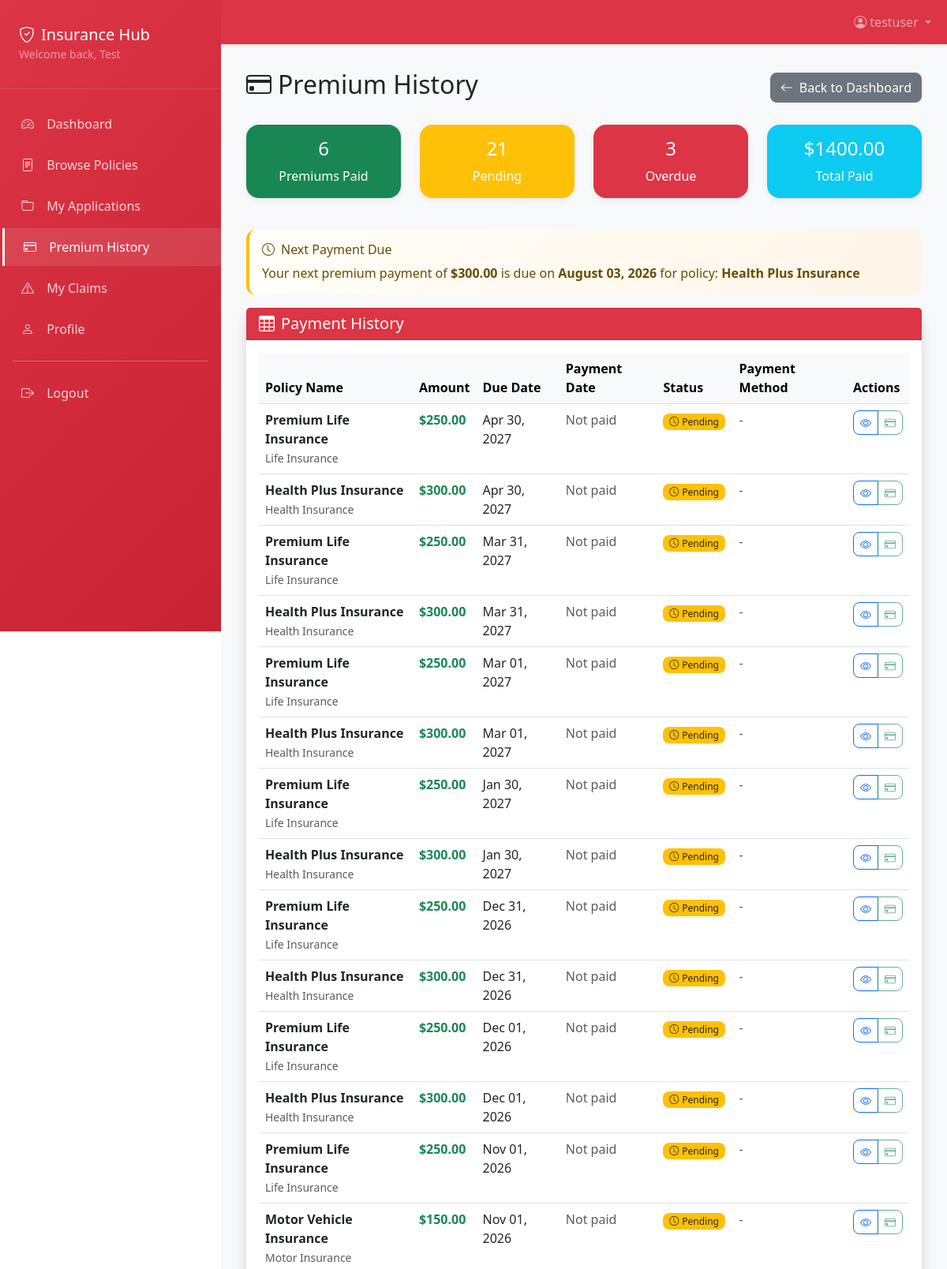
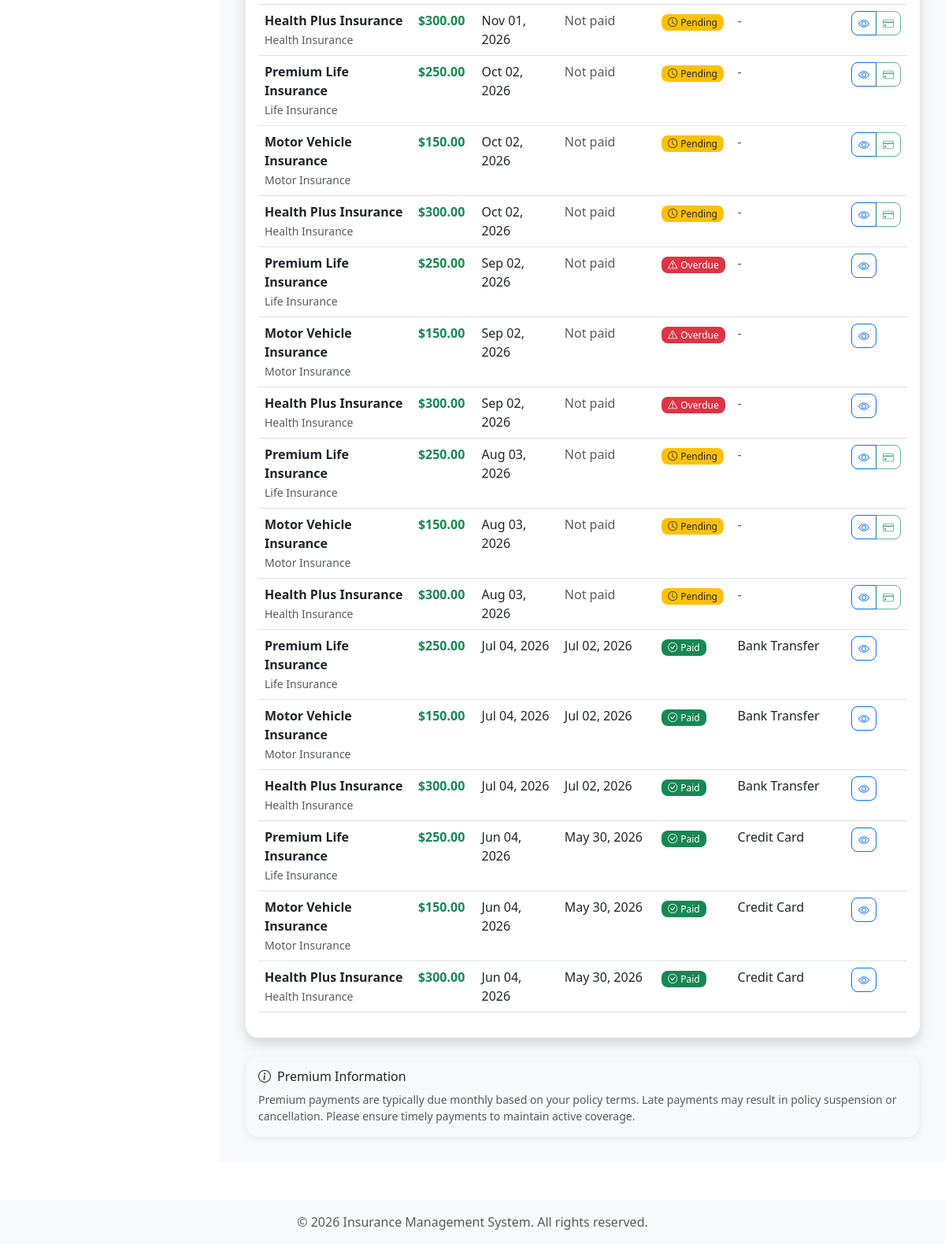
The app's page /premium/history/ (signed in) with its own data (2 pictures, top to bottom).
### premium/models.py (models this page shows, shortened)
class Premium(models.Model):
    STATUS_CHOICES = [
        ('Pending', 'Pending'),
        ('Paid', 'Paid'),
        ('Overdue', 'Overdue'),
        ('Cancelled', 'Cancelled'),
    ]
    application = models.ForeignKey(Application, on_delete=models.CASCADE, related_name='premiums')
    amount_paid = models.DecimalField(max_digits=10, decimal_places=2)
    payment_date = models.DateTimeField(blank=True, null=True)
    due_date = models.DateTimeField()
    status = models.CharField(max_length=10, choices=STATUS_CHOICES, default='Pending')
    created_at = models.DateTimeField(auto_now_add=True)
    updated_at = models.DateTimeField(auto_now=True)
    payment_method = models.CharField(max_length=50, blank=True, null=True)
    transaction_id = models.CharField(max_length=100, blank=True, null=True)
    class Meta:
        verbose_name = "Premium"
        verbose_name_plural = "Premiums"
        ordering = ['-due_date']

### policies/models.py (models this page shows, shortened)
class Application(models.Model):
    STATUS_CHOICES = [
        ('Pending', 'Pending'),
        ('Approved', 'Approved'),
        ('Rejected', 'Rejected'),
    ]
    client = models.ForeignKey(User, on_delete=models.CASCADE, related_name='applications')
    policy = models.ForeignKey(Policy, on_delete=models.CASCADE, related_name='applications')
    status = models.CharField(max_length=10, choices=STATUS_CHOICES, default='Pending')
    applied_date = models.DateTimeField(auto_now_add=True)
    updated_at = models.DateTimeField(auto_now=True)
    approved_date = models.DateTimeField(blank=True, null=True)
    rejected_date = models.DateTimeField(blank=True, null=True)
    notes = models.TextField(blank=True, null=True)
    class Meta:
        verbose_name = "Policy Application"
        verbose_name_plural = "Policy Applications"
        ordering = ['-applied_date']

class Policy(models.Model):
    POLICY_TYPES = [
        ('Life', 'Life Insurance'),
        ('Motor', 'Motor Insurance'),
        ('Health', 'Health Insurance'),
    ]
    name = models.CharField(max_length=100)
    type = models.CharField(max_length=10, choices=POLICY_TYPES)
    premium_amount = models.DecimalField(max_digits=10, decimal_places=2)
    coverage_amount = models.DecimalField(max_digits=10, decimal_places=2)
    duration_months = models.PositiveIntegerField()
    description = models.TextField(blank=True, null=True)
    created_at = models.DateTimeField(auto_now_add=True)
    updated_at = models.DateTimeField(auto_now=True)
    is_active = models.BooleanField(default=True)
    class Meta:
        verbose_name = "Policy"
        verbose_name_plural = "Policies"
        ordering = ['-created_at']

### premium/views.py (the view)
# urls.py: path('history/', views.premium_history_view, name='premium_history'),
@login_required
def premium_history_view(request):
    premiums = Premium.objects.filter(
        application__client=request.user
    ).order_by('-due_date')
    total_paid = premiums.filter(status='Paid').count()
    total_amount_paid = sum(p.amount_paid for p in premiums.filter(status='Paid'))
    pending_count = premiums.filter(status='Pending').count()
    overdue_count = premiums.filter(status='Overdue').count()
    next_due = premiums.filter(status='Pending').order_by('due_date').first()
    context = {
        'premiums': premiums,
        'stats': {
            'total_paid': total_paid,
            'total_amount_paid': total_amount_paid,
            'pending_count': pending_count,
            'overdue_count': overdue_count,
        },
        'next_due': next_due,
    }
    return render(request, 'premium/premium_history.html', context)

### templates/premium/premium_history.html (shortened to what this page needs)
{% extends 'base_auth.html' %}
{% block content %}
<div class="row">
    <div class="col-12">
        <div class="d-flex justify-content-between align-items-center mb-4">
            <h2>
                <i class="bi bi-credit-card me-2"></i>Premium History
            </h2>
            <a href="{% url 'accounts:dashboard' %}" class="btn btn-secondary">
                <i class="bi bi-arrow-left me-2"></i>Back to Dashboard
            </a>
        </div>
    </div>
</div>
<div class="row mb-4">
    <div class="col-md-3 mb-3">
        <div class="card bg-success text-white">
            <div class="card-body text-center">
                <h4>{{ stats.total_paid }}</h4>
                <p class="mb-0">Premiums Paid</p>
            </div>
        </div>
    </div>
    <div class="col-md-3 mb-3">
        <div class="card bg-warning text-white">
            <div class="card-body text-center">
                <h4>{{ stats.pending_count }}</h4>
                <p class="mb-0">Pending</p>
            </div>
        </div>
    </div>
    <div class="col-md-3 mb-3">
        <div class="card bg-danger text-white">
            <div class="card-body text-center">
                <h4>{{ stats.overdue_count }}</h4>
                <p class="mb-0">Overdue</p>
            </div>
        </div>
    </div>
    <div class="col-md-3 mb-3">
        <div class="card bg-info text-white">
            <div class="card-body text-center">
                <h4>${{ stats.total_amount_paid|floatformat:2 }}</h4>
                <p class="mb-0">Total Paid</p>
            </div>
        </div>
    </div>
</div>
{% if next_due %}
<div class="alert alert-warning alert-dismissible fade show" role="alert">
    <h6 class="alert-heading">
        <i class="bi bi-clock me-2"></i>Next Payment Due
    </h6>
    <p class="mb-0">
        Your next premium payment of <strong>${{ next_due.amount_paid|floatformat:2 }}</strong>
        is due on <strong>{{ next_due.due_date|date:"F d, Y" }}</strong>
        for policy: <strong>{{ next_due.application.policy.name }}</strong>
    </p>
</div>
{% endif %}
{% if premiums %}
<div class="row">
    <div class="col-12">
        <div class="card shadow">
            <div class="card-header bg-primary text-white">
                <h5 class="mb-0">
                    <i class="bi bi-table me-2"></i>Payment History
                </h5>
            </div>
            <div class="card-body">
                <div class="table-responsive">
                    <table class="table table-hover">
                        <thead class="table-light">
                            <tr>
                                <th>Policy Name</th>
                                <th>Amount</th>
                                <th>Due Date</th>
                                <th>Payment Date</th>
                                <th>Status</th>
                                <th>Payment Method</th>
                                <th>Actions</th>
                            </tr>
                        </thead>
                        <tbody>
                            {% for premium in premiums %}
                            <tr>
                                <td>
                                    <strong>{{ premium.application.policy.name }}</strong>
                                    <br><small class="text-muted">{{ premium.application.policy.get_type_display }}</small>
                                </td>
                                <td class="text-success fw-bold">${{ premium.amount_paid|floatformat:2 }}</td>
                                <td>{{ premium.due_date|date:"M d, Y" }}</td>
                                <td>
                                    {% if premium.payment_date %}
                                        {{ premium.payment_date|date:"M d, Y" }}
                                    {% else %}
                                        <span class="text-muted">Not paid</span>
                                    {% endif %}
                                </td>
                                <td>
                                    {% if premium.status == 'Paid' %}
                                        <span class="badge bg-success">
                                            <i class="bi bi-check-circle me-1"></i>{{ premium.status }}
                                        </span>
                                    {% elif premium.status == 'Pending' %}
                                        <span class="badge bg-warning text-dark">
                                            <i class="bi bi-clock me-1"></i>{{ premium.status }}
                                        </span>
                                    {% elif premium.status == 'Overdue' %}
                                        <span class="badge bg-danger">
                                            <i class="bi bi-exclamation-triangle me-1"></i>{{ premium.status }}
                                        </span>
                                    {% else %}
                                        <span class="badge bg-secondary">{{ premium.status }}</span>
                                    {% endif %}
                                </td>
                                <td>
                                    {% if premium.payment_method %}
                                        {{ premium.payment_method }}
                                    {% else %}
                                        <span class="text-muted">-</span>
                                    {% endif %}
                                </td>
                                <td>
                                    <div class="btn-group btn-group-sm" role="group">
                                        <a href="{% url 'premium:premium_detail' premium.id %}" class="btn btn-outline-primary" title="View Details">
                                            <i class="bi bi-eye"></i>
                                        </a>
                                        {% if premium.status == 'Pending' %}
                                        <button class="btn btn-outline-success" title="Pay Now" disabled>
                                            <i class="bi bi-credit-card"></i>
                                        </button>
                                        {% endif %}
                                    </div>
                                </td>
                            </tr>
                            {% endfor %}
                        </tbody>
                    </table>
                </div>
            </div>
        </div>
    </div>
</div>
{% endif %}
<div class="row mt-4">
    <div class="col-12">
        <div class="card bg-light">
            <div class="card-body">
                <h6 class="card-title">
                    <i class="bi bi-info-circle me-2"></i>Premium Information
                </h6>
                <p class="card-text small text-muted mb-0">
                    Premium payments are typically due monthly based on your policy terms.
                    Late payments may result in policy suspension or cancellation.
                    Please ensure timely payments to maintain active coverage.
                </p>
            </div>
        </div>
    </div>
</div>
{% endblock %}

### templates/base_auth.html (shortened to what this page needs)
<!DOCTYPE html>
<html lang="en">
<head>
    <link href="https://cdn.jsdelivr.net/npm/bootstrap@5.3.0/dist/css/bootstrap.min.css" rel="stylesheet">
    <link rel="stylesheet" href="https://cdn.jsdelivr.net/npm/bootstrap-icons@1.11.0/font/bootstrap-icons.css">
</head>
<body>
    <nav class="navbar navbar-expand-lg navbar-dark bg-primary">
        <div class="container">
            <div class="collapse navbar-collapse" id="navbarNav">
                {% if not user.is_authenticated %}
                <ul class="navbar-nav me-auto">
                    <li class="nav-item">
                        <a class="nav-link" href="{% url 'home' %}">Home</a>
                    </li>
                    <li class="nav-item">
                        <a class="nav-link" href="#" onclick="alert('About page coming soon!')">About</a>
                    </li>
                </ul>
                <ul class="navbar-nav">
                    <li class="nav-item">
                        <a class="nav-link" href="{% url 'accounts:login' %}">
                            <i class="bi bi-box-arrow-in-right me-1"></i>Login
                        </a>
                    </li>
                    <li class="nav-item">
                        <a class="nav-link" href="{% url 'accounts:register' %}">
                            <i class="bi bi-person-plus me-1"></i>Register
                        </a>
                    </li>
                </ul>
                {% else %}
                <ul class="navbar-nav ms-auto">
                    <li class="nav-item dropdown">
                        <a class="nav-link dropdown-toggle" href="#" role="button" data-bs-toggle="dropdown">
                            <i class="bi bi-person-circle me-1"></i>{{ user.username }}
                        </a>
                    </li>
                </ul>
                {% endif %}
            </div>
        </div>
    </nav>
    {% if user.is_authenticated %}
    <div class="dashboard-container">
        <nav class="sidebar" id="sidebar">
            <div class="sidebar-header">
                <h5 class="mb-0">
                    <i class="bi bi-shield-check me-2"></i><span>Insurance Hub</span>
                </h5>
                <small class="text-white-50">Welcome back, {{ user.first_name|default:user.username }}</small>
            </div>
            <div class="sidebar-nav">
                <a href="{% url 'accounts:dashboard' %}" class="sidebar-nav-item"><i class="bi bi-speedometer2"></i> Dashboard</a>
                <a href="{% url 'policies:browse_plans' %}" class="sidebar-nav-item"><i class="bi bi-file-text"></i> Browse Policies</a>
                <a href="{% url 'policies:my_applications' %}" class="sidebar-nav-item"><i class="bi bi-folder"></i> My Applications</a>
                <a href="{% url 'premium:premium_history' %}" class="sidebar-nav-item"><i class="bi bi-credit-card"></i> Premium History</a>
                <a href="{% url 'claims:claim_list' %}" class="sidebar-nav-item"><i class="bi bi-exclamation-triangle"></i> My Claims</a>
                <a href="{% url 'accounts:profile' %}" class="sidebar-nav-item"><i class="bi bi-person"></i> Profile</a>
                <hr class="border-white-50 mx-3 my-3">
                <a href="{% url 'accounts:logout' %}" class="sidebar-nav-item"><i class="bi bi-box-arrow-right"></i> Logout</a>
            </div>
        </nav>
        {% endif %}
        <main class="{% if user.is_authenticated %}main-content{% else %}container mt-4{% endif %}">
            {% block content %}{% endblock %}
        </main>
        {% if user.is_authenticated %}
    </div>
    {% endif %}
    <footer class="bg-light text-center py-3 mt-5">
        <div class="container">
            <p class="text-muted mb-0">&copy; 2026 Insurance Management System. All rights reserved.</p>
        </div>
    </footer>
</body>
</html>

### templates/base_auth.html (style rules this page uses)
:root { --bs-primary: #dc3545; --bs-primary-rgb: 220, 53, 69; --bs-primary-hover: #c82333; --bs-secondary: #6c757d; --bs-success: #198754; --bs-danger: #dc3545; --bs-warning: #ffc107; --bs-info: #0dcaf0; --bs-light: #f8f9fa; --bs-dark: #212529; }
.navbar { box-shadow: 0 2px 4px rgba(0,0,0,.1); padding-left: 280px; }
.navbar .container { padding-left: 0; }
.nav-link { font-weight: 500; transition: all 0.3s ease; }
.btn { border-radius: 0.5rem; font-weight: 500; transition: all 0.3s ease; }
.card { border: none; border-radius: 1rem; box-shadow: 0 2px 8px rgba(0,0,0,.08); transition: all 0.3s ease; }
.alert { border: none; border-radius: 0.75rem; border-left: 4px solid; }
.alert-warning { border-left-color: #ffc107; background: linear-gradient(135deg, #fffef8 0%, #fff5e8 100%); }
.badge { border-radius: 0.5rem; font-weight: 500; }
body { min-height: 100vh; display: flex; flex-direction: column; }
main { flex: 1; }
.dashboard-container { display: flex; min-height: calc(100vh - 76px); }
.sidebar { width: 280px; background: linear-gradient(135deg, #dc3545 0%, #c82333 100%); color: white; padding: 2rem 0; position: fixed; height: 100vh; overflow-y: auto; z-index: 1000; top: 0; left: 0; }
.sidebar-header { padding: 0 1.5rem 2rem; border-bottom: 1px solid rgba(255,255,255,0.1); }
.sidebar-nav { padding: 1rem 0; }
.sidebar-nav-item { display: block; padding: 0.75rem 1.5rem; color: rgba(255,255,255,0.8); text-decoration: none; transition: all 0.3s ease; border-left: 3px solid transparent; margin: 0.25rem 0; }
.sidebar-nav-item:hover, .sidebar-nav-item.active { background-color: rgba(255,255,255,0.1); color: white; border-left-color: white; transform: translateX(3px); }
.sidebar-nav-item i { width: 20px; margin-right: 0.75rem; }
.main-content { flex: 1; margin-left: 280px; padding: 2rem; background: #f8f9fa; min-height: 100vh; }

### records on screen
Premium: amount_paid "300.00", due_date "August 03, 2026", application.policy.name "Health Plus Insurance", application.policy.type "Health Insurance", due_date "Aug 03, 2026", shows "Not paid", status "Pending"
Premium: application.policy.name "Premium Life Insurance", application.policy.type "Life Insurance", amount_paid "250.00", due_date "Apr 30, 2027", shows "Not paid", status "Pending"
Premium: application.policy.name "Health Plus Insurance", application.policy.type "Health Insurance", amount_paid "300.00", due_date "Apr 30, 2027", shows "Not paid", status "Pending"
Premium: application.policy.name "Premium Life Insurance", application.policy.type "Life Insurance", amount_paid "250.00", due_date "Mar 31, 2027", shows "Not paid", status "Pending"
Premium: application.policy.name "Health Plus Insurance", application.policy.type "Health Insurance", amount_paid "300.00", due_date "Mar 31, 2027", shows "Not paid", status "Pending"
Premium: application.policy.name "Premium Life Insurance", application.policy.type "Life Insurance", amount_paid "250.00", due_date "Mar 01, 2027", shows "Not paid", status "Pending"
Premium: application.policy.name "Health Plus Insurance", application.policy.type "Health Insurance", amount_paid "300.00", due_date "Mar 01, 2027", shows "Not paid", status "Pending"
Premium: application.policy.name "Premium Life Insurance", application.policy.type "Life Insurance", amount_paid "250.00", due_date "Jan 30, 2027", shows "Not paid", status "Pending"
Premium: application.policy.name "Health Plus Insurance", application.policy.type "Health Insurance", amount_paid "300.00", due_date "Jan 30, 2027", shows "Not paid", status "Pending"
Premium: application.policy.name "Premium Life Insurance", application.policy.type "Life Insurance", amount_paid "250.00", due_date "Dec 31, 2026", shows "Not paid", status "Pending"
Premium: application.policy.name "Health Plus Insurance", application.policy.type "Health Insurance", amount_paid "300.00", due_date "Dec 31, 2026", shows "Not paid", status "Pending"
Premium: application.policy.name "Premium Life Insurance", application.policy.type "Life Insurance", amount_paid "250.00", due_date "Dec 01, 2026", shows "Not paid", status "Pending"
Premium: application.policy.name "Health Plus Insurance", application.policy.type "Health Insurance", amount_paid "300.00", due_date "Dec 01, 2026", shows "Not paid", status "Pending"
Premium: application.policy.name "Premium Life Insurance", application.policy.type "Life Insurance", amount_paid "250.00", due_date "Nov 01, 2026", shows "Not paid", status "Pending"
Premium: application.policy.name "Motor Vehicle Insurance", application.policy.type "Motor Insurance", amount_paid "150.00", due_date "Nov 01, 2026", shows "Not paid", status "Pending"
Premium: application.policy.name "Health Plus Insurance", application.policy.type "Health Insurance", amount_paid "300.00", due_date "Nov 01, 2026", shows "Not paid", status "Pending"
Premium: application.policy.name "Premium Life Insurance", application.policy.type "Life Insurance", amount_paid "250.00", due_date "Oct 02, 2026", shows "Not paid", status "Pending"
Premium: application.policy.name "Motor Vehicle Insurance", application.policy.type "Motor Insurance", amount_paid "150.00", due_date "Oct 02, 2026", shows "Not paid", status "Pending"
Premium: application.policy.name "Health Plus Insurance", application.policy.type "Health Insurance", amount_paid "300.00", due_date "Oct 02, 2026", shows "Not paid", status "Pending"
Premium: application.policy.name "Premium Life Insurance", application.policy.type "Life Insurance", amount_paid "250.00", due_date "Sep 02, 2026", shows "Not paid", status "Overdue"
Premium: application.policy.name "Motor Vehicle Insurance", application.policy.type "Motor Insurance", amount_paid "150.00", due_date "Sep 02, 2026", shows "Not paid", status "Overdue"
Premium: application.policy.name "Health Plus Insurance", application.policy.type "Health Insurance", amount_paid "300.00", due_date "Sep 02, 2026", shows "Not paid", status "Overdue"
Premium: application.policy.name "Premium Life Insurance", application.policy.type "Life Insurance", amount_paid "250.00", due_date "Aug 03, 2026", shows "Not paid", status "Pending"
Premium: application.policy.name "Motor Vehicle Insurance", application.policy.type "Motor Insurance", amount_paid "150.00", due_date "Aug 03, 2026", shows "Not paid", status "Pending"
Premium: application.policy.name "Premium Life Insurance", application.policy.type "Life Insurance", amount_paid "250.00", due_date "Jul 04, 2026", payment_date "Jul 02, 2026", status "Paid", payment_method "Bank Transfer"
Premium: application.policy.name "Motor Vehicle Insurance", application.policy.type "Motor Insurance", amount_paid "150.00", due_date "Jul 04, 2026", payment_date "Jul 02, 2026", status "Paid", payment_method "Bank Transfer"
Premium: application.policy.name "Health Plus Insurance", application.policy.type "Health Insurance", amount_paid "300.00", due_date "Jul 04, 2026", payment_date "Jul 02, 2026", status "Paid", payment_method "Bank Transfer"
Premium: application.policy.name "Premium Life Insurance", application.policy.type "Life Insurance", amount_paid "250.00", due_date "Jun 04, 2026", payment_date "May 30, 2026", status "Paid", payment_method "Credit Card"
Premium: application.policy.name "Motor Vehicle Insurance", application.policy.type "Motor Insurance", amount_paid "150.00", due_date "Jun 04, 2026", payment_date "May 30, 2026", status "Paid", payment_method "Credit Card"
Premium: application.policy.name "Health Plus Insurance", application.policy.type "Health Insurance", amount_paid "300.00", due_date "Jun 04, 2026", payment_date "May 30, 2026", status "Paid", payment_method "Credit Card"

### other values on screen
{{ user.username }} "testuser"
{{ user.first_name|default:user.username }} "Test"
{{ stats.total_paid }} "6"
{{ stats.pending_count }} "21"
{{ stats.overdue_count }} "3"
{{ stats.total_amount_paid|floatformat:2 }} "1400.00"
